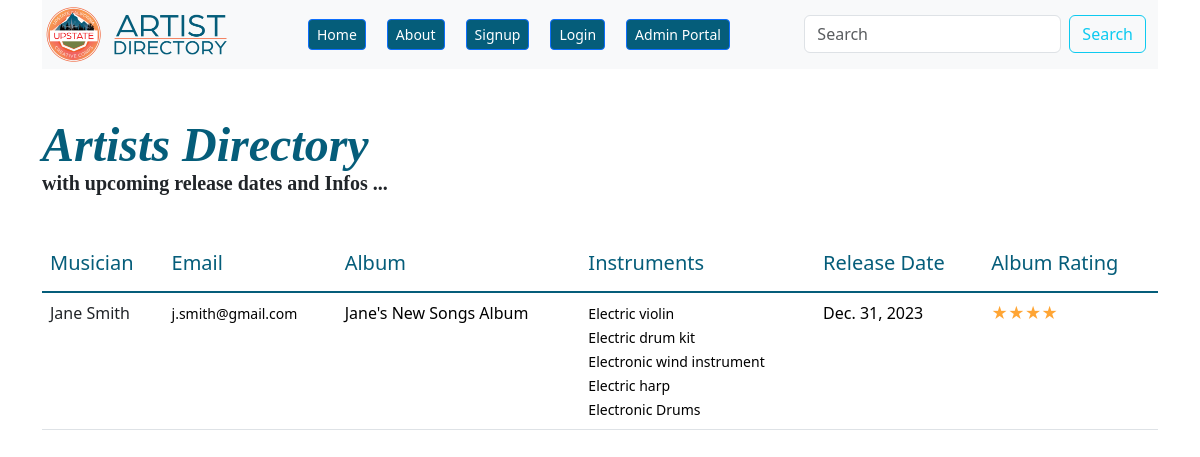
Before: / with the older database file.
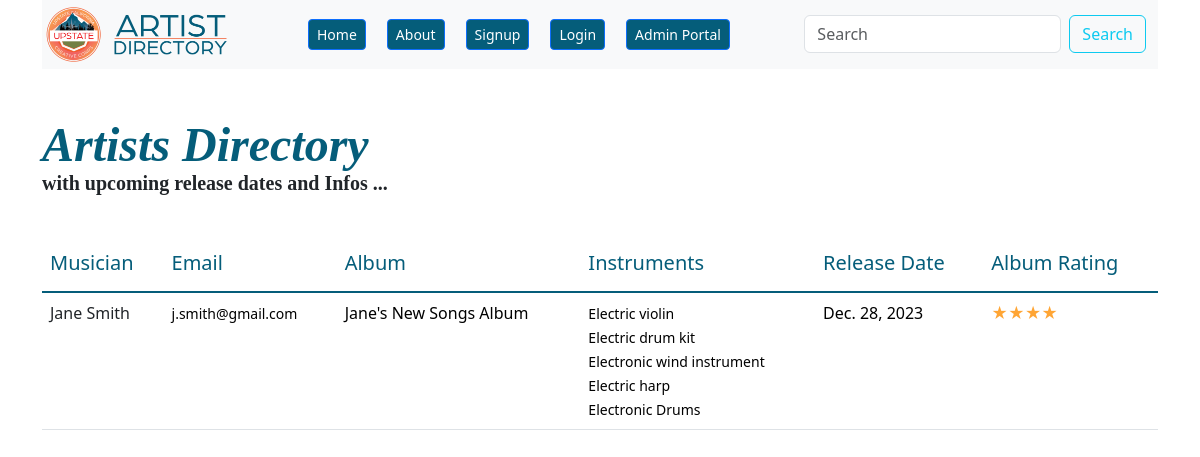
After: the same page with the newer database file.
### album_app/models.py (models this page shows, shortened)
class Album_Model(models.Model):
    name = models.CharField(max_length=100)
    musician = models.ForeignKey(User, on_delete=models.CASCADE)
    instruments = models.ManyToManyField(Instrument_Model)
    release_date = models.DateField()
    rating = models.ForeignKey(StarRatingModel, on_delete=models.SET_NULL, null=True)

class Instrument_Model(models.Model):
    name = models.CharField(max_length=50)

class StarRatingModel(models.Model):
    rating = models.CharField(max_length=5)
    def __str__(self):
        return self.rating

### Module19p5_PracticeDay02_MusiciansDirectory_withUserLoginAndClassBasedViews/views.py (the view)
# urls.py: 2. Add a URL to urlpatterns:  path('', views.home, name='home')
def home(request):
    albums = Album_Model.objects.all()
    context = {
        'albums': albums,
    }
    return render(request, 'index.html', context)

### templates/index.html
{% extends 'base.html' %}
{% load crispy_forms_filters %}
{% load crispy_forms_tags %}
{% block page_independent_content %}
	<p style='margin: 0cm;font-size:11.0pt;font-family:"Calibri",sans-serif;line-height:normal;'><strong><span style='font-size: 48px; font-family: "Times New Roman", serif; color: #055D7A;'><em>Artists Directory</em></span></strong></p>
	<p style='margin: 0cm;font-size:11.0pt;font-family:"Calibri",sans-serif;line-height:normal;'><strong><span style='font-size: 20px; font-family: "Times New Roman", serif;'>with upcoming release dates and Infos ...</span></strong></p>
	<br><br>
	<table class="table table-hover table-responsive">
		<thead>
		<tr>
			<th scope="col"><h5 style="color: #055D7A">Musician</h5></th>
			<th scope="col"><h5 style="color: #055D7A">Email</h5></th>
			<th scope="col"><h5 style="color: #055D7A">Album</h5></th>
			<th scope="col"><h5 style="color: #055D7A">Instruments</h5></th>
			<th scope="col"><h5 style="color: #055D7A">Release Date</h5></th>
			<th scope="col"><h5 style="color: #055D7A">Album Rating</h5></th>
		</tr>
		</thead>
		<tbody class="table-group-divider" style="color: #055D7A">
		{% for each in albums %}
			<tr>
				<td><a href="{% url 'edit_profile' %}" class="text-decoration-none text-dark">{{ each.musician.first_name }} {{ each.musician.last_name }}</a></td>
				<td><small>{{ each.musician.email }}</small></td>
				<td><p>{{ each.name }}</p></td>
				<td>
					{% for i in each.instruments.all %}
						<small>{{ i.name }}</small><br>
					{% endfor %}
				</td>
				<td>{{ each.release_date }}</td>
				<td style="color: #ffa534">{{ each.rating }}</td>
			</tr>
		{% endfor %}
		</tbody>
	</table>
{% endblock %}

### templates/base.html (shortened to what this page needs)
<!DOCTYPE html>
<html lang="en">
<head>
	<link href="https://cdn.jsdelivr.net/npm/bootstrap@5.3.2/dist/css/bootstrap.min.css"
		  rel="stylesheet"
>
	<link rel="stylesheet" href="../static/css/style.css">
</head>
<body>
<div class="container">
	<nav class="navbar navbar-expand-lg bg-body-tertiary">
		<div class="container-fluid">
			<a class="navbar-brand" href="{% url 'home' %}">
				<img src="/static/images/artist_directory_logo.png" alt="main_logo" style="width: 200px; margin: -10px">
			</a>
			<div class="collapse navbar-collapse" id="navbarSupportedContent">
				<ul class="navbar-nav me-auto mb-2 mb-lg-0" style="margin-left: 50px; gap: 5px">
					<li class="nav-item">
						<a class="nav-link active" aria-current="page" href="{% url 'home' %}">
							<button type="button" class="btn btn-primary btn-sm" style="background-color: #055D7A">Home</button>
						</a>
					</li>
					<li class="nav-item">
						<a class="nav-link" href="#">
							<button type="button" class="btn btn-primary btn-sm" style="background-color: #055D7A">About</button>
						</a>
					</li>
					{% if user.is_authenticated %}
						<li class="nav-item">
							<a class="nav-link" href="{% url 'profile' %}">
								<button type="button" class="btn btn-primary btn-sm" style="background-color: #055D7A">Musician Profile</button>
							</a>
						</li>
						<li class="nav-item">
							<a class="nav-link" href="{% url 'add_album' %}">
								<button type="button" class="btn btn-primary btn-sm" style="background-color: #055D7A">Add Album</button>
							</a>
						</li>
						<li class="nav-item">
							<a class="nav-link" href="{% url 'logout' %}">
								<button type="button" class="btn btn-primary btn-sm" style="background-color: #055D7A">Logout</button>
							</a>
						</li>
					{% else %}
						<li class="nav-item">
							<a class="nav-link" href="{% url 'signup' %}">
								<button type="button" class="btn btn-primary btn-sm" style="background-color: #055D7A">Signup</button>
							</a>
						</li>
						<li class="nav-item">
							<a class="nav-link" href="{% url 'login' %}">
								<button type="button" class="btn btn-primary btn-sm" style="background-color: #055D7A">Login</button>
							</a>
						</li>
						<li class="nav-item">
							<a class="nav-link" href="http://127.0.0.1:8000/admin/">
								<button type="button" class="btn btn-primary btn-sm" style="background-color: #055D7A">Admin Portal</button>
							</a>
						</li>
					{% endif %}
				</ul>
				<form class="d-flex" role="search">
					<input class="form-control me-2" type="search" placeholder="Search" aria-label="Search">
					<button class="btn btn-outline-info" type="submit">Search</button>
				</form>
			</div>
		</div>
	</nav>
	<br><br>
	{% block page_independent_content %}{% endblock %}
	<br><br>
</div>
</body>
</html>

Changed rows visible on the page:
changed Album_Model "Jane's New Songs Album": release_date "Dec. 31, 2023" → "Dec. 28, 2023"
